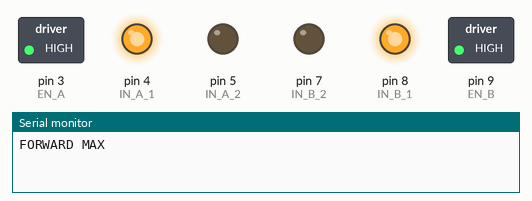
This sketch was run on a simulated Arduino Uno, built with avr-gcc and run on an emulated ATmega328P. Shown: switched loads named in the sketch (green lamp = pin HIGH), output pins drawn as LEDs (lit = HIGH), the last lines printed to the serial monitor.

Above: at 0.1 s.
At 4.1 s:
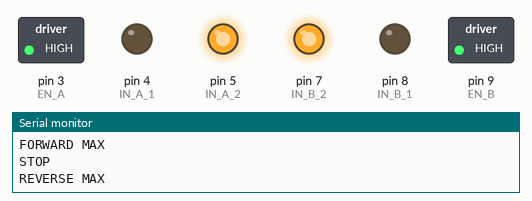
At 12.08 s:
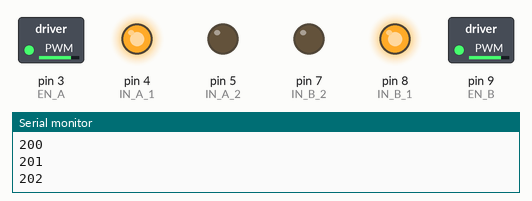
At 20.3 s:
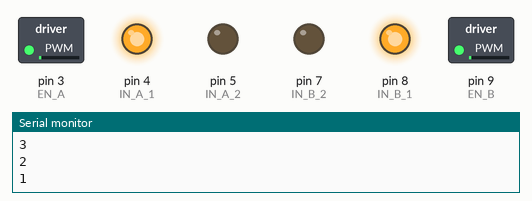
At 22.3 s:
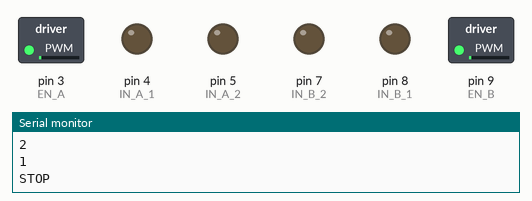
At 30.3 s:
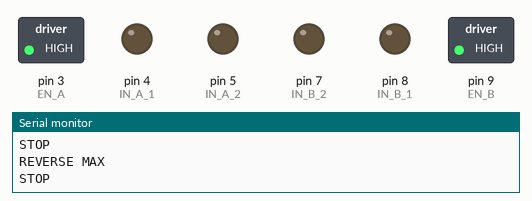
Timing chart, 0 to 40.0 s (numbered marks = the images above):
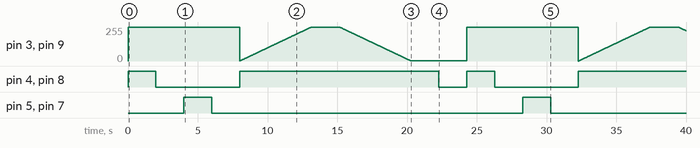

The sketch:

XX_l298n_driver_01.ino
```cpp
/**
 * https://www.youtube.com/watch?v=dyjo_ggEtVU
 *
 * L298N Motor Driver
 */

#define EN_A 3
#define IN_A_1 4
#define IN_A_2 5
#define EN_B 9
#define IN_B_1 8
#define IN_B_2 7

const float minSpd = 0;
const float maxSpd = 255;
float spd = minSpd;
int phaseInterval = 2000;
int rampUpInterval = 20;

void setup() {
  // put your setup code here, to run once:
  pinMode(EN_A, OUTPUT);
  pinMode(IN_A_1, OUTPUT);
  pinMode(IN_A_2, OUTPUT);
  pinMode(EN_B, OUTPUT);
  pinMode(IN_B_1, OUTPUT);
  pinMode(IN_B_2, OUTPUT);

  Serial.begin(9600);
}

void loop() {
  // put your main code here, to run repeatedly:
  motorForward();
  delay(phaseInterval);

  motorStop();
  delay(phaseInterval);

  motorReverse();
  delay(phaseInterval);

  motorStop();
  delay(phaseInterval);

  motorAccelForward();
  delay(phaseInterval);
  motorDecelForward();
  delay(phaseInterval);

  motorStop();
  delay(phaseInterval);
}

/**
 * Both wheels stop
 */
void motorStop(){
  Serial.println("STOP");

  digitalWrite(IN_A_1, LOW);
  digitalWrite(IN_A_2, LOW);

  digitalWrite(IN_B_1, LOW);
  digitalWrite(IN_B_2, LOW);
}

/**
 * Both wheels forward at max speed
 */
void motorForward(){
  Serial.println("FORWARD MAX");

  // wheel A to forward
  digitalWrite(IN_A_1, HIGH);
  digitalWrite(IN_A_2, LOW);
  analogWrite(EN_A, maxSpd);

  // wheel B to forward
  digitalWrite(IN_B_1, HIGH);
  digitalWrite(IN_B_2, LOW);
  analogWrite(EN_B, maxSpd);

}

/**
 * Both wheels reverse at max speed
 */
void motorReverse(){
  Serial.println("REVERSE MAX");

  // wheel A to reverse
  digitalWrite(IN_A_1, LOW);
  digitalWrite(IN_A_2, HIGH);
  analogWrite(EN_A, maxSpd);

  // wheel B to reverse
  digitalWrite(IN_B_1, LOW);
  digitalWrite(IN_B_2, HIGH);
  analogWrite(EN_B, maxSpd);

}

/**
 * Both wheelse forward accelerating
 */
void motorAccelForward(){
  Serial.println("FORWARD ACCELERATE");

  // wheel A to forward
  digitalWrite(IN_A_1, HIGH);
  digitalWrite(IN_A_2, LOW);

  // wheel B to forward
  digitalWrite(IN_B_1, HIGH);
  digitalWrite(IN_B_2, LOW);

  // accelerate
  for (int i = minSpd; i < maxSpd; i++){
    Serial.println(i);
    analogWrite(EN_A, i);
    analogWrite(EN_B, i);
    delay(rampUpInterval);
  }
}

/**
 * Both wheelse forward decelerating
 */
void motorDecelForward(){
  Serial.println("FORWARD DECELERATE");

  // wheel A to forward
  digitalWrite(IN_A_1, HIGH);
  digitalWrite(IN_A_2, LOW);

  // wheel B to forward
  digitalWrite(IN_B_1, HIGH);
  digitalWrite(IN_B_2, LOW);

  // accelerate
  for (int i = maxSpd; i > minSpd; i--){
    Serial.println(i);
    analogWrite(EN_A, i);
    analogWrite(EN_B, i);
    delay(rampUpInterval);
  }
}
```

Measured:
- by itself, pin 4 (IN_A_1), pin 8 (IN_B_1): goes HIGH 2.0 s, LOW 6.0 s, HIGH 14.3 s, LOW 2.0 s, HIGH 2.0 s, LOW 6.0 s, then HIGH
- by itself, pin 5 (IN_A_2), pin 7 (IN_B_2): alternates HIGH for 2.0 s and LOW for 22.3 s
